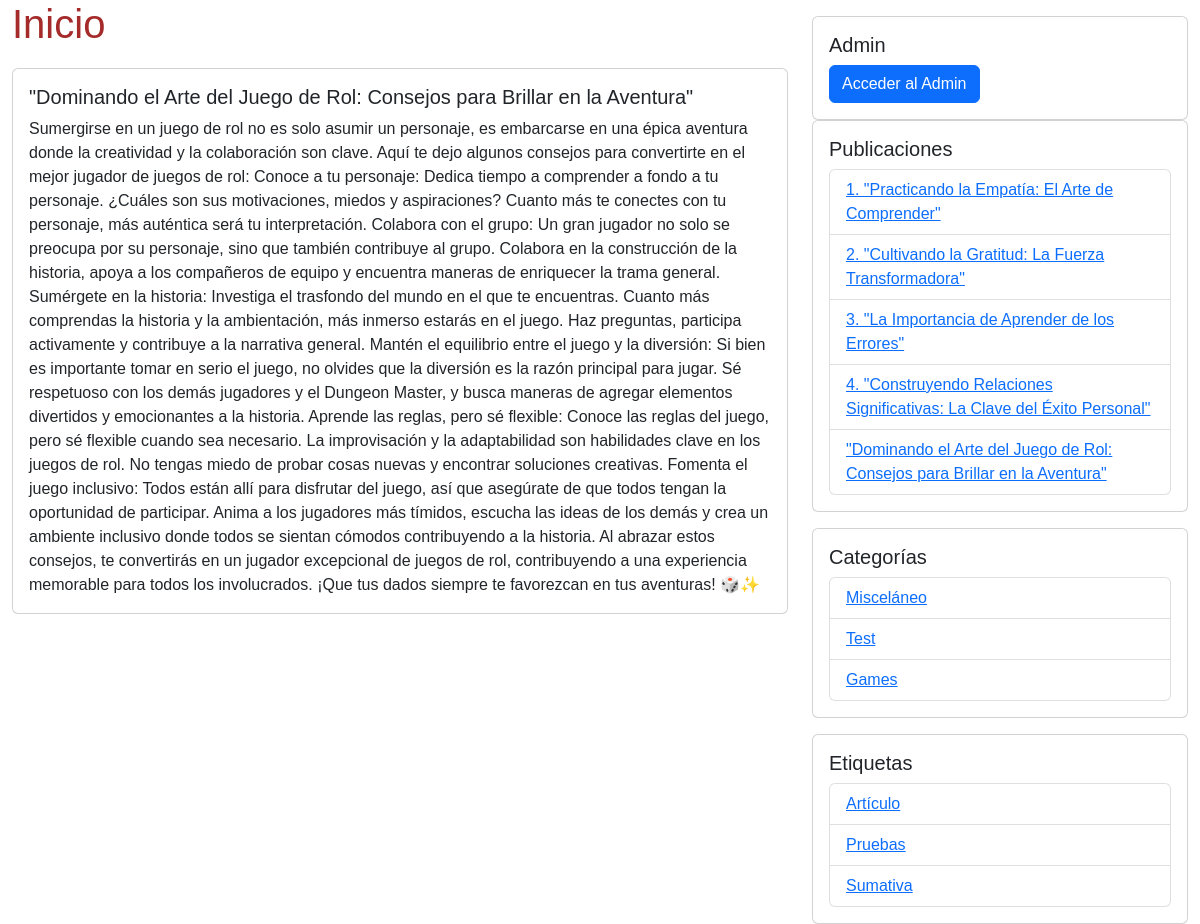
The page / on the database its author committed.
### blog/models.py (models this page shows, shortened)
class Post(models.Model):
    titulo = models.CharField(max_length=200)
    texto = models.TextField()
    fecha = models.DateTimeField(default=timezone.now)
    autor = models.ForeignKey(User, on_delete=models.CASCADE)
    categoria = models.ForeignKey(Category, on_delete=models.CASCADE)
    etiquetas = models.ManyToManyField(Hashtag)

class Category(models.Model):
    nombre = models.CharField(max_length=200)

class Hashtag(models.Model):
    nombre = models.CharField(max_length=200)

### blog/views.py (the view)
# urls.py: path('', index, name='index'),
def index(request):
    ultima_publicacion = Post.objects.last()
    publicaciones = Post.objects.all()
    categorias = Category.objects.all()  # Corregir el nombre del modelo
    hashtags = Hashtag.objects.all()  # Corregir el nombre del modelo
    return render(request, 'index.html', {'ultima_publicacion': ultima_publicacion, 'publicaciones': publicaciones, 'categorias': categorias, 'hashtags': hashtags})

### blog/templates/index.html (shortened to what this page needs)
<!DOCTYPE html>
<html lang="en">
<head>
    <link rel="stylesheet" href="https://cdn.jsdelivr.net/npm/bootstrap@5.2.3/dist/css/bootstrap.min.css">
    <link rel="stylesheet" href="https://cdnjs.cloudflare.com/ajax/libs/font-awesome/6.4.2/css/all.min.css" />
</head>
<body>
    <div class="container-fluid">
        <div class="row">
            <div class="col-md-8">
                <h1>Inicio</h1>
                <div id="post-content" class="card">
                    <div class="card-body">
                        <h5 class="card-title">{{ ultima_publicacion.titulo }}</h5>
                        <p class="card-text">{{ ultima_publicacion.texto }}</p>
                    </div>
                </div>
            </div>
            <div class="col-md-4">
                <div class="card mt-3">
                    <div class="card-body">
                        <h5 class="card-title">Admin</h5>
                        <a href="{% url 'admin:index' %}" class="btn btn-primary">Acceder al Admin</a>
                    </div>
                </div>
                <div class="card">
                    <div class="card-body">
                        <h5 class="card-title">Publicaciones</h5>
                        <ul class="list-group">
                            {% for post in publicaciones %}
                                <li class="list-group-item dynamic-link"><a href="{% url 'post_detail' post.id %}">{{ post.titulo }}</a></li>
                            {% endfor %}
                        </ul>
                    </div>
                </div>
                <div class="card mt-3">
                    <div class="card-body">
                        <h5 class="card-title">Categorías</h5>
                        <ul class="list-group">
                            {% for categoria in categorias %}
                                <li class="list-group-item dynamic-link"><a href="{% url 'categoria_detail' categoria.id %}">{{ categoria.nombre }}</a></li>
                            {% endfor %}
                        </ul>
                    </div>
                </div>
                <div class="card mt-3">
                    <div class="card-body">
                        <h5 class="card-title">Etiquetas</h5>
                        <ul class="list-group">
                            {% for hashtag in hashtags %}
                                <li class="list-group-item dynamic-link"><a href="{% url 'hashtag_detail' hashtag.id %}">{{ hashtag.nombre }}</a></li>
                            {% endfor %}
                        </ul>
                    </div>
                </div>
            </div>
        </div>
    </div>
</body>
</html>

### blog/templates/index.html (style rules this page uses)
body { font-family: 'Trebuchet MS', 'Lucida Sans Unicode', 'Lucida Grande', 'Lucida Sans', Arial, sans-serif; }
h1 { color: brown; }
#post-content { margin-top: 20px; }

### rows shown on the page
Post: titulo "\"Dominando el Arte del Juego de Rol: Consejos para Brillar en la Aventura\"", texto "Sumergirse en un juego de rol no es solo asumir un personaje, es embarcarse en una épica aventura donde la creatividad y la colaboración son clave. Aquí te dejo algunos consejos para convertirte en el mejor jugador de juegos de rol: Conoce a tu personaje: Dedica tiempo a comprender a fondo a tu personaje. ¿Cuáles son sus motivaciones, miedos y aspiraciones? Cuanto más te conectes con tu personaje, más auténtica será tu interpretación. Colabora con el grupo: Un gran jugador no solo se preocupa por su personaje, sino que también contribuye al grupo. Colabora en la construcción de la historia, apoya a los compañeros de equipo y encuentra maneras de enriquecer la trama general. Sumérgete en la…"
Post: titulo "1. \"Practicando la Empatía: El Arte de Comprender\""
Post: titulo "2. \"Cultivando la Gratitud: La Fuerza Transformadora\""
Post: titulo "3. \"La Importancia de Aprender de los Errores\""
Post: titulo "4. \"Construyendo Relaciones Significativas: La Clave del Éxito Personal\""
Category: nombre "Misceláneo"
Category: nombre "Test"
Category: nombre "Games"
Hashtag: nombre "Artículo"
Hashtag: nombre "Pruebas"
Hashtag: nombre "Sumativa"
